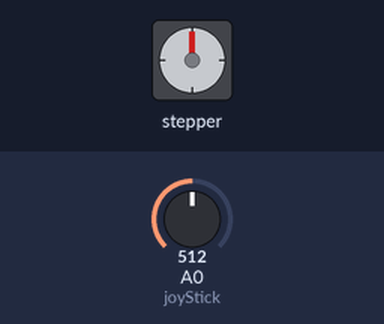
Simulated run of this sketch. Board: Arduino Uno, built with avr-gcc and run on an emulated ATmega328P. On the bench: stepper motor. Inputs (shaded band) come from the test bench; at power-on: A0 (joyStick) = 512. Stepper angles assume 2048 steps per turn.

Above: at 1.2 s.
1.3 s: A0 (joyStick) set to 490
At 1.8 s:
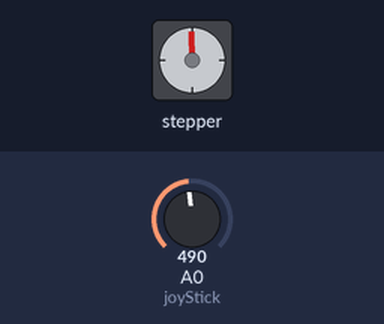
4.3 s: A0 (joyStick) set to 306
7.3 s: A0 (joyStick) set to 122
At 7.74 s:
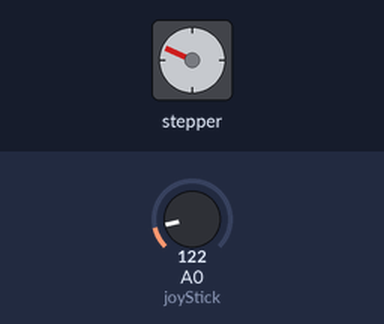
10.3 s: A0 (joyStick) set to 0
At 10.47 s:
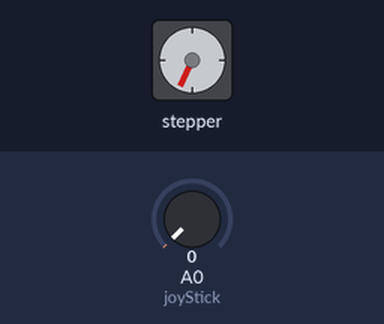
Timing chart, 0 to 17.3 s (numbered marks = the images above; inputs shaded):
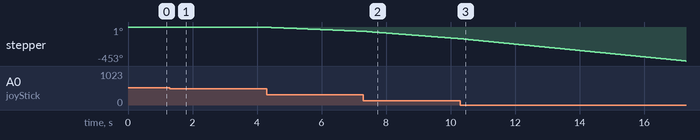

The sketch:

Stepper_motor_with_joyStick.ino
```cpp
#include <Stepper.h>
#define STEP_PER_MOTOR_REV 32
#define IN1 11
#define IN2 10
#define IN3 9
#define IN4 8
#define joyStick A0
Stepper stepper(STEP_PER_MOTOR_REV,IN4,IN2,IN3,IN1);


void setup() {
  // put your setup code here, to run once:

}

void loop() {
  int val = analogRead(joyStick);
  if((val >500) && (val <700))
  {
    digitalWrite(IN1,LOW);
    digitalWrite(IN2,LOW);
    digitalWrite(IN3,LOW);
    digitalWrite(IN4,LOW);

  }
  else{
    while(val >= 700)
    {
      int speed_=map(val,700,1023,5,500);
      stepper.setSpeed(speed_);
      stepper.step(1);
       val = analogRead(joyStick);
    }
    while(val<=500)
    {
      int speed_=map(val,500,0,5,500);
      stepper.setSpeed(speed_);
      stepper.step(-1);
       val = analogRead(joyStick);

    }
  }

}
```
